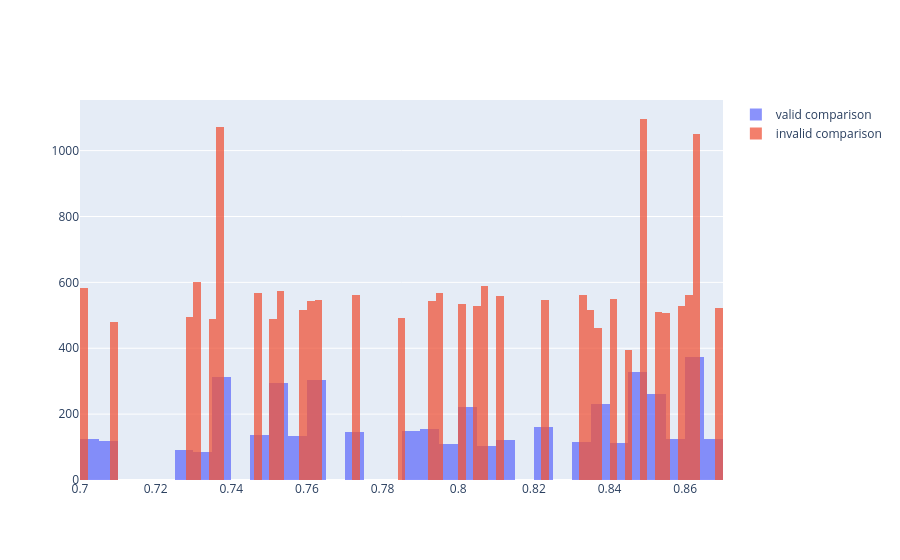

The cell this chart's notebook holds for it:
### Code cell
import plotly.graph_objects as go
import numpy as np

col = "best_score"

x0 = (
    res_success_with_error_type
    .loc[
        res_success_with_error_type["valid-reg-group-ID"].notna(), 
        col
    ]
)

x1 = (
    res_success_with_error_type
    .loc[
        res_success_with_error_type["valid-reg-group-ID"].isna(), 
        col
    ]
)

fig = go.Figure()
fig.add_trace(go.Histogram(x=x0, name = "valid comparison"))
fig.add_trace(go.Histogram(x=x1, name = "invalid comparison"))

# Overlay both histograms
fig.update_layout(barmode='overlay')
# Reduce opacity to see both histograms
fig.update_traces(opacity=0.75)
fig.show()

### Figure 1 — Plotly figure (JSON) as saved in the notebook; plotly's stock layout.template omitted (floating-point values rounded to 4 significant figures; data arrays with more than 128 entries replaced by an {"elided": "..."} marker saying what was removed)
{"data": [{"name": "valid comparison", "opacity": 0.75, "type": "histogram", "x": {"elided": "4438 float values"}}, {"name": "invalid comparison", "opacity": 0.75, "type": "histogram", "x": {"elided": "19133 float values"}}], "layout": {"barmode": "overlay"}}
